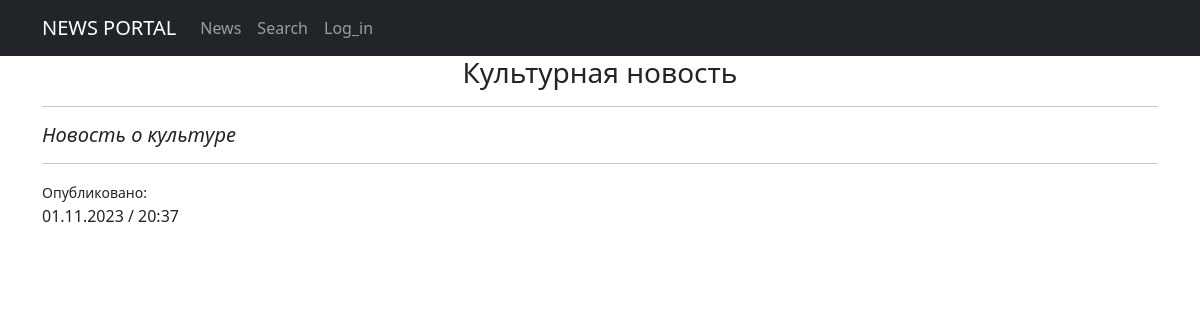
The app's page /news/11/ with its own data.
### news/models.py (models this page shows, shortened)
class Post(models.Model):
    author = models.ForeignKey('Author', on_delete=models.CASCADE)
    categoryType = models.CharField(max_length=80, choices=POST_TYPES, default=news)
    date_create = models.DateTimeField(auto_now_add=True)
    categories = models.ManyToManyField('Category', through='PostCategory')
    title = models.CharField(max_length=150)
    show_title = models.CharField(max_length=100)
    text = models.TextField()
    rating = models.SmallIntegerField(default=0)

### news/views.py (the view)
# urls.py: path('news/<int:pk>/', NewDetail.as_view(), name='new_detail'),
class NewDetail(DetailView):
    model = Post
    template_name = 'Full_new.html'
    context_object_name = 'new'
    def get_object(self, *args, **kwargs):
        obj = cache.get(f'post-{self.kwargs["pk"]}', None)
        if not obj:
            obj = super().get_object(queryset=self.queryset)
            cache.set(f'post-{self.kwargs["pk"]}', obj)
        return obj

### news/templatetags/custom_filters.py (called while the page is built)
@register.filter()
def censor(value):
    new_value = value
    if isinstance(value, str):
        for i in bad_words:
            new_value = new_value.replace(i[1:], '*'*(len(i) - 1))
    return new_value

### templates/Full_new.html (shortened to what this page needs)
{% extends 'flatpages/default.html' %}
{% load static %}
{% load custom_filters %}
{% block content %}
<h3>{{ new.title | censor}}</h3>
<hr>
{% if new %}
        <body>
            <div align="left">
                <div>
                   <h5><i>{{ new.text|censor}}</i></h5>
                </div>
                <hr>
                <div>
                    <small> Опубликовано: </small>
                    <p>{{ new.date_create |date:'d.m.Y / H:i'}}</p>
                </div>
            </div>
        </body>
{% else %}
       <h2>Новости нет!</h2>
{% endif %}
{% endblock content %}

### records on screen
Post: title|censor "Культурная новость", text|censor "Новость о культуре", date_create "01.11.2023 / 20:37"
